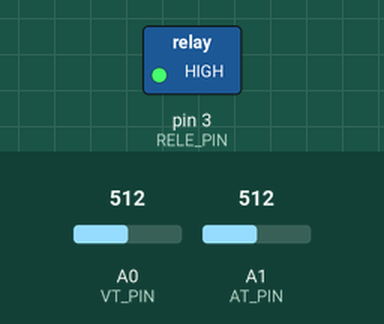
Bench run of a sketch on a simulated Arduino Uno, built with avr-gcc and run on an emulated ATmega328P. Shown: switched loads named in the sketch (green lamp = pin HIGH). Inputs (shaded band) come from the test bench; at power-on: A0 (VT_PIN) = 512, A1 (AT_PIN) = 512. What the sketch prints to the serial monitor is not drawn.

Above: at 0.1 s.
Timing chart, 0 to 1.6 s (numbered marks = the images above):
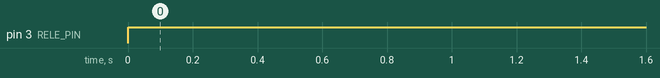

Measured:
- by itself, pin 3 (RELE_PIN): LOW → HIGH at 0.00 s

The sketch:

body-conductor.ino
```cpp
// STUFF:
//https://arduino-ua.com/prod1909-datchik-toka-i-napryajeniya-s-analogovim-vihodom-na-max471
// power supply 12V 1A
// + rele 5V

// Henry's Bench
// MAX471 Power Meter Tutorial

#define VT_PIN A0
#define AT_PIN A1

const int RELE_PIN = 3;
const int VOLTAGE_TRASHOLD = 1.2;

void setup()
{
  Serial.begin(9600);
  pinMode (RELE_PIN, OUTPUT);
  digitalWrite(RELE_PIN, LOW);

}

float voltageSum = 0;
void loop()
{
  int vt_read = analogRead(VT_PIN);
  int at_read = analogRead(AT_PIN);

  float voltage = vt_read * (5.0 / 1024.0) * 5.0;
  float current = at_read * (5.0 / 1024.0);
  float watts = voltage * current;

  if(voltage > VOLTAGE_TRASHOLD){
    voltageSum += voltage;

    Serial.println(voltageSum);
    if(voltageSum >= VOLTAGE_TRASHOLD){
      Serial.println("HAHAHAH");
      digitalWrite(RELE_PIN, HIGH);
    }
  }
  else{
    voltageSum = 0;
    //digitalWrite(RELE_PIN, LOW);
  }

  if(voltage > 0){
    Serial.print("Volts: ");
    Serial.println(voltage);
  }
  //Serial.print("\tAmps: ");
  //Serial.print(current,3);
  //Serial.print("\tWatts: ");
  //Serial.println(watts,3);
  //Serial.println();

  delay(500);

}
```
